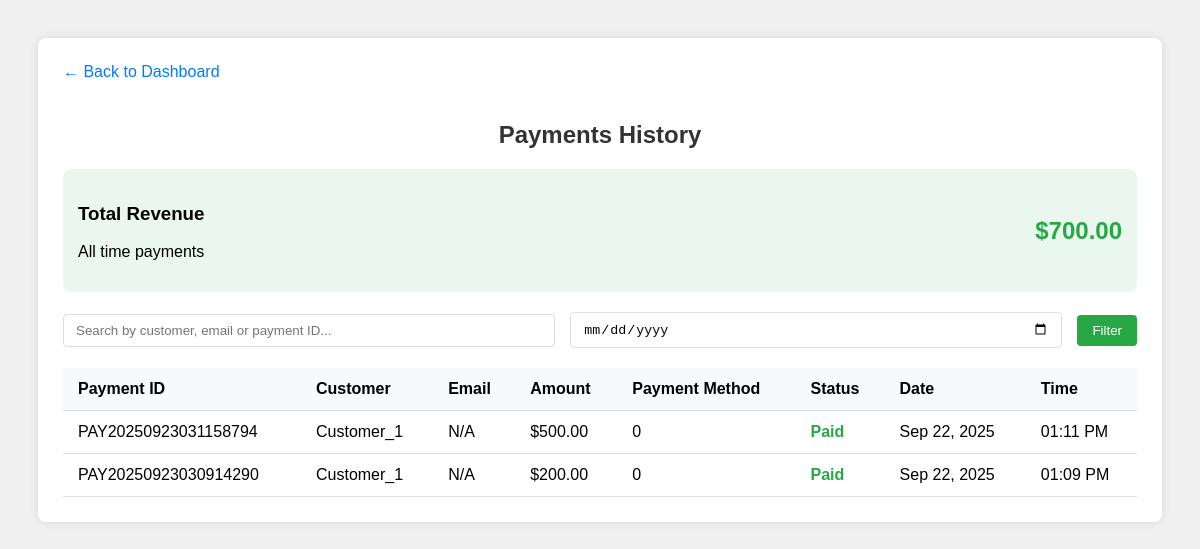
Page /test2.php (signed in) on the committed database.
### tables this page shows
CREATE TABLE `payments` (
  `payment_id` varchar(50) NOT NULL,
  `customer_id` int(11) DEFAULT NULL,
  `amount` decimal(10,2) DEFAULT NULL,
  `payment_method` varchar(50) DEFAULT NULL,
  `status` enum('Paid','Pending','Failed') DEFAULT NULL,
  `payment_date` datetime DEFAULT NULL
);

CREATE TABLE `customers` (
  `customer_id` int(11) NOT NULL,
  `name` varchar(100) DEFAULT NULL,
  `email` varchar(100) DEFAULT NULL,
  `created_at` datetime DEFAULT current_timestamp()
);

### test2.php (the view, shortened to what this page needs)
<?php
$conn = new mysqli("localhost", "root", "", "restaurant");
$search = isset($_GET['search']) ? $_GET['search'] : '';
$date_filter = isset($_GET['date']) ? $_GET['date'] : '';
$query = "SELECT p.*, c.name AS customer_name, c.email AS customer_email
          FROM payments p
          LEFT JOIN customers c ON p.customer_id = c.customer_id
          WHERE 1=1";
$query .= " ORDER BY p.payment_date DESC";
$payments = $conn->query($query);
$total_revenue_result = $conn->query("SELECT SUM(amount) AS total FROM payments");
$total_revenue = $total_revenue_result->fetch_assoc()['total'] ?: 0;
?>
<!DOCTYPE html>
<html>
<head>
</head>
<body>
<div class="container">
    <a href="admin_dashboard.php" class="back">← Back to Dashboard</a>
    <h2>Payments History</h2>
    <div class="summary-card">
        <div>
            <h3>Total Revenue</h3>
            <p>All time payments</p>
        </div>
        <div class="summary-value">$<?= number_format($total_revenue, 2) ?></div>
    </div>
    <div class="filters">
        <input type="text" class="filter-input" name="search" placeholder="Search by customer, email or payment ID..."
               value="<?= htmlspecialchars($search) ?>">
        <input type="date" class="filter-input" name="date" value="<?= htmlspecialchars($date_filter) ?>">
        <button class="filter-btn" onclick="applyFilters()">Filter</button>
    </div>
    <?php if ($payments->num_rows > 0): ?>
    <table>
        <thead>
            <tr>
                <th>Payment ID</th>
                <th>Customer</th>
                <th>Email</th>
                <th>Amount</th>
                <th>Payment Method</th>
                <th>Status</th>
                <th>Date</th>
                <th>Time</th>
            </tr>
        </thead>
        <tbody>
            <?php while ($payment = $payments->fetch_assoc()): ?>
            <tr>
                <td><?= htmlspecialchars($payment['payment_id']) ?></td>
                <td><?= htmlspecialchars($payment['customer_name'] ?: 'Guest') ?></td>
                <td><?= htmlspecialchars($payment['customer_email'] ?: 'N/A') ?></td>
                <td>$<?= number_format($payment['amount'], 2) ?></td>
                <td><?= htmlspecialchars($payment['payment_method']) ?></td>
                <td class="status-<?= strtolower($payment['status']) ?>">
                    <?= htmlspecialchars($payment['status']) ?>
                </td>
                <td><?= date('M d, Y', strtotime($payment['payment_date'])) ?></td>
                <td><?= date('h:i A', strtotime($payment['payment_date'])) ?></td>
            </tr>
            <?php endwhile; ?>
        </tbody>
    </table>
    <?php else: ?>
    <div class="no-payments">
        <p>No payments found<?= !empty($search) || !empty($date_filter) ? " matching your criteria" : "" ?></p>
    </div>
    <?php endif; ?>
</div>
</body>
</html>

### test2.php (style rules this page uses)
body { font-family: Arial, sans-serif; background: #f0f0f0; padding: 30px; }
.container { background: white; max-width: 1200px; margin: auto; padding: 25px; border-radius: 8px; box-shadow: 0 0 10px rgba(0,0,0,0.1); }
h2 { text-align: center; margin-bottom: 20px; color: #333; }
.back { display: inline-block; margin-bottom: 20px; text-decoration: none; color: #007bff; }
.filters { display: flex; gap: 15px; margin-bottom: 20px; align-items: center; }
.filter-input { padding: 8px 12px; border: 1px solid #ddd; border-radius: 4px; flex: 1; }
.filter-btn { background-color: #28a745; color: white; border: none; padding: 8px 15px; border-radius: 4px; cursor: pointer; }
.summary-card { background: #e9f7ef; padding: 15px; border-radius: 8px; margin-bottom: 20px; display: flex; justify-content: space-between; align-items: center; }
.summary-value { font-size: 24px; font-weight: bold; color: #28a745; }
table { width: 100%; border-collapse: collapse; margin-top: 20px; }
th, td { padding: 12px 15px; text-align: left; border-bottom: 1px solid #ddd; }
th { background-color: #f8f9fa; font-weight: bold; }
.status-paid { color: #28a745; font-weight: bold; }

### rows in the picture
payments: payment_id "PAY20250923031158794", customer.name "Customer_1", customer.email "N/A", amount "500.00", payment_method "0", status "Paid", payment_date "Sep 22, 2025", payment_date "01:11 PM"
payments: payment_id "PAY20250923030914290", customer.name "Customer_1", customer.email "N/A", amount "200.00", payment_method "0", status "Paid", payment_date "Sep 22, 2025", payment_date "01:09 PM"

### other values in the picture
$total_revenue "700.00"
